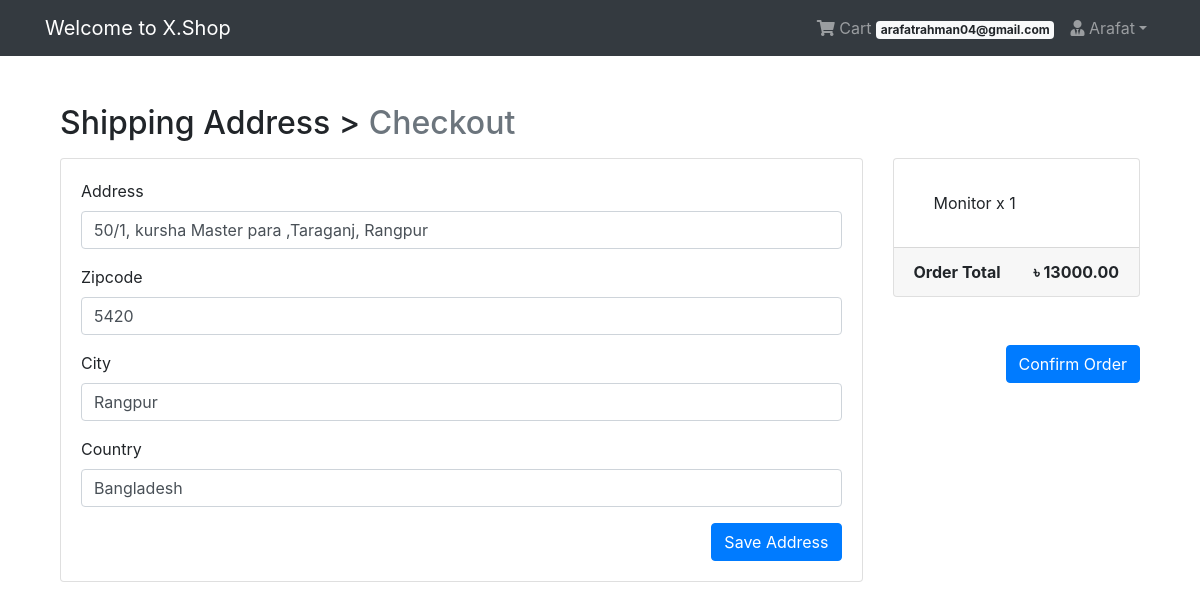
Screenshot of /payment/checkout/ (signed in) with the database file from the repository.
### App_Login/models.py (models this page shows, shortened)
class User(AbstractBaseUser, PermissionsMixin):
    email = models.EmailField(unique=True, null=False)
    is_staff = models.BooleanField(
        ugettext_lazy('staff status'),
        default=False,
        help_text = ugettext_lazy('Designates whether the user can log in this site')
    )
    is_active = models.BooleanField(
        ugettext_lazy('active'),
        default=True,
        help_text=ugettext_lazy('Designates whether this user should be treated as active. Unselect this instead of deleting accounts')
    )
    USERNAME_FIELD = 'email'
    objects = MyUserManager()
    def __str__(self):
        return self.email

class Profile(models.Model):
    user = models.OneToOneField(User, on_delete = models.CASCADE, related_name='profile')
    username = models.CharField(max_length=264, blank=True)
    full_name = models.CharField(max_length=264, blank= True)
    address_1 = models.TextField(max_length=300, blank=True)
    city = models.CharField(max_length=40, blank=True)
    zipcode = models.CharField(max_length=10, blank=True)
    country = models.CharField(max_length=50, blank=True)
    phone = models.CharField(max_length=20, blank=True)
    date_joined = models.DateTimeField(auto_now_add=True)

### App_Payment/models.py (models this page shows, shortened)
class  BillingAddress(models.Model):
    user = models.ForeignKey(settings.AUTH_USER_MODEL, on_delete=models.CASCADE)
    address = models.CharField(max_length=264, blank=True)
    zipcode = models.CharField(max_length=10, blank=True)
    city = models.CharField(max_length=30, blank=True)
    country = models.CharField(max_length=20, blank=True)
    def is_fully_filled(self):
        field_names = [f.name for f in self._meta.get_fields()]
        for field_name in field_names:
            value = getattr(self, field_name)
            if value is None or value=='':
                return False
        return True
    class Meta:
        verbose_name_plural = "BillingAddress"

### App_Order/models.py (models this page shows, shortened)
class Cart(models.Model):
    user = models.ForeignKey(settings.AUTH_USER_MODEL, on_delete=models.CASCADE, related_name="cart")
    item = models.ForeignKey(Product, on_delete=models.CASCADE)
    quantity = models.IntegerField(default=1)
    purchased = models.BooleanField(default=False)
    created = models.DateTimeField(auto_now_add=True)
    updated = models.DateTimeField(auto_now=True)
    def get_total(self):
        total = self.item.price * self.quantity
        float_total = format(total, '0.2f')
        return float_total

### App_Shop/models.py (models this page shows, shortened)
class Product(models.Model):
    mainimage = models.ImageField(upload_to='Products')
    name = models.CharField(max_length=264)
    category = models.ForeignKey(Category, on_delete=models.CASCADE, related_name='category')
    preview_text = models.TextField(max_length=200, verbose_name='Preview Text')
    detail_text = models.TextField(max_length=1000, verbose_name='Description')
    price = models.FloatField()
    old_price = models.FloatField(default=0.00)
    created = models.DateTimeField(auto_now_add=True)
    class Meta:
        ordering = ['-created']

### App_Payment/views.py (the view)
# urls.py: path('checkout/', views.checkout, name="checkout")
@login_required
def checkout(request):
    saved_address = BillingAddress.objects.get_or_create(user=request.user)[0]
    form = BillingForm(instance=saved_address)
    if request.method == "POST":
        form = BillingForm(request.POST, instance=saved_address)
        if form.is_valid():
            form.save()
            form = BillingForm(instance=saved_address)
            messages.success(request, f"Shipping Address has been updated")
    order_qs = Order.objects.filter(user=request.user, ordered=False)
    order_items = order_qs[0].orderitems.all()
    order_total = order_qs[0].get_totals()
    return render(request, 'App_Payment/checkout.html', context={"form":form,
    "order_items":order_items, "order_total":order_total, "saved_address":saved_address})

### App_Payment/forms.py
class BillingForm(forms.ModelForm):
    class Meta:
        model = BillingAddress
        fields = ['address', 'zipcode', 'city', 'country']

### App_Order/models.py (called while the page is built)
    def get_totals(self):
        total = 0
        for order_item in self.orderitems.all():
            total += float(order_item.get_total())
        return total

### templates/App_Payment/checkout.html (shortened to what this page needs)
{% extends 'base.html' %}
{% load crispy_forms_tags %}
{% block body_block %}
<div class="container mt-5">
  <h2 class="mb-3">
    Shipping Address > <span class="text-muted">Checkout</span>
  </h2>
  <div class="row">
    <div class="col-md-9">
      <div class="card mb-5" style="height: auto">
        <div class="card-body">
          <form method="POST">
            {{form|crispy}}
            <button type="submit" class="btn btn-primary float-right">Save Address</button>
          </form>
        </div>
      </div>
    </div>
    <div class="col-md-3">
      <div class="card" style="height:auto">
        <div class="card-body">
          <ul class="list-group list-group-flush">
            {% for order_item in order_items %}
              <li class="list-group-item">{{ order_item.item.name}} x {{order_item.quantity}}</li>
            {% endfor %}
          </ul>
        </div>
        <div class="card-footer">
          <span class="float-left"><b>Order Total</b></span>
          <span class="float-right"><b>&#2547; {{order_total|floatformat:2}}</b></span>
        </div>
      </div>
      <br>
      <br>
      {% if saved_address.is_fully_filled %}
      <button type="submit" class="btn btn-primary float-right">Confirm Order</button>
      <br> <br>
      {% else %}
      <div class="alert alert-info">
        <p>Please fill up all the information to make payment.</p>
      </div>
      {% endif %}
    </div>
  </div>
</div>
{% endblock %}

### templates/navbar.html (shortened to what this page needs)
{% load cart_tag %}
<nav class="navbar navbar-expand-lg navbar-dark bg-dark">
  <div class="container">
    <a class="navbar-brand" href="{% url 'App_Shop:home' %}">Welcome to X.Shop</a>
    <div class="collapse navbar-collapse" id="navbarNav">
      <ul class="navbar-nav ml-auto">
        {% if request.user.is_authenticated %}
        <li class="nav-item">
          <a href="{% url 'App_Order:cart' %}" class="nav-link">
              <i class="fa fa-shopping-cart"></i> Cart
              <span class="badge badge-light">{{ request.user | cart_total }}</span>
          </a>
        </li>
        <li class="nav-item dropdown">
          <a class="nav-link dropdown-toggle" href="#" id="navbarDropdown" role="button" data-toggle="dropdown" aria-haspopup="true" aria-expanded="false"><i class="fas fa-user-tie"></i> {{request.user.profile.username}}</a>
        </li>
        {% else %}
        <li class="nav-item">
          <a href="{% url 'App_Login:login' %}" class="btn btn-primary">Login</a>
        </li>
        {% endif %}
      </ul>
    </div>
  </div>
</nav>

### templates/base.html (style rules this page uses)
.card { height: 350px; }

### rows the page displays
User: user|cart_total "arafatrahman04@gmail.com", user.profile.username "Arafat"
BillingAddress: address "50/1, kursha Master para ,Taraganj, Rangpur", zipcode "5420", city "Rangpur", country "Bangladesh"
Cart: item.name "Monitor", quantity "1"

### other values shown
{{ order_total|floatformat:2 }} "13000.00"
